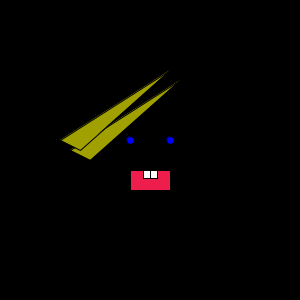
Frame 1 (no input)
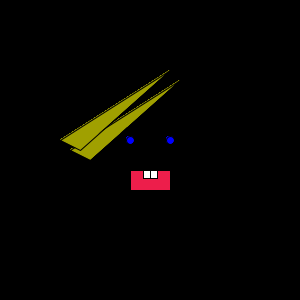
Frame 60 (the mouse pressed at the canvas centre just before this capture)
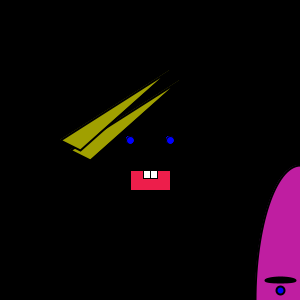
Frame 120 (the mouse held since frame 60 and released just before this capture)

The Processing sketch that drew these frames (run headless with seeded random() and noise(); from frame 60 on, the mouse is pressed at the canvas centre):

// Processing sketch: processing_25602
// ── processing_25602.pde

float r;
float g;
float b;
void setup() {
  size(300,300);
  background(0);
}


//head
void draw(){
  if (mousePressed == true) {  
    strokeWeight(2);  
    r = random(0,255);
    g = random(0,255);
    b =random(0,255);
    fill(r,g,b);  
    
 
  ellipse(mouseX+150,mouseY+150,90,120+mouseY);}

//brows
fill(0);
ellipse (mouseX+130,mouseY+130,30,5);
ellipse (mouseX+170,mouseY+130,30,5);

//eyes
fill(0,0,255);
ellipse(mouseX+130,mouseY+140,8,8);
ellipse(mouseX+170,mouseY+140,8,8);

//nose
fill(0);
ellipse(mouseX+145,mouseY+160,2,2);
ellipse(mouseX+155,mouseY+160,2,2);

//mouse
fill(237,30,75);
rect(mouseX+130,mouseY+170,40,20);

//thooth
fill(255);
rect(mouseX+150,mouseY+170,7,8);
rect(mouseX+143,mouseY+170,7,8);

//hair
fill(160,160,0);
triangle(70,150,180,80,90,160);
triangle(60,140,170,70,80,150);


}


  
